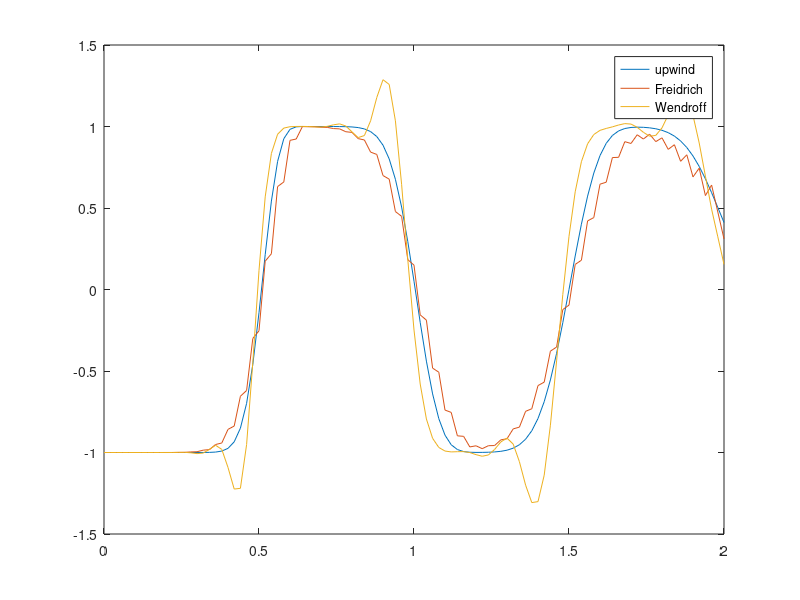

Recreate this plot in MATLAB. (Note: this script raises an error after producing the figure.)
%PART 1

%definiendum & definiens

BC = 2; % sätts till nummer av rand värde
x_max= 2; tau=1; t_max= 2*tau; N=100;  a=1;
sigm = 0.8; % sigma is the corrant number
% startar på 0 i index och går till

h_x = x_max/N;
h_t = (sigm/a) *  h_x;  

t_vec = 0:h_t:t_max;
x_vec = 0:h_x:x_max;

u = zeros(N+1,length(t_vec));

% boundary conditions

if BC == 1
    u(1,:) =  sin(2*pi*t_vec/tau);
elseif BC == 2
    for t = 1:(t_max/h_t+1)
        if mod(ceil(2*(t-1)*h_t/tau), 2) == 0  
            u(1, t) = -1;
        else 
            u(1, t) = 1;
        end
    end
else 
    "fel initail krav valt"
    return
end

% upwind
u_upwind= u ;

for t_i = 1:(t_max/h_t)
    for x_i = 2:(N+1)
        u_upwind(x_i,t_i+1)=(1-sigm)*u_upwind(x_i,t_i)...
            + sigm*u_upwind(x_i-1,t_i);
    end
end


figure(1)
up_plot=plot(x_vec,u_upwind(:,end));
%plot(x_vec,u(1,:))
hold on



% Lax-Fredrich
%första index är rum andra är tid
u_fred = u;

for t_i = 1:(t_max/h_t)
    for x_i = 2:N
        u_fred(x_i,t_i+1)=(u_fred(x_i-1,t_i)+u_fred(x_i+1,t_i))/2 ...
            -(sigm/2)*(u_fred(x_i+1,t_i) -u_fred(x_i-1,t_i));
    end
    u_fred(N+1,t_i+1)= 2*u_fred(N,t_i+1)-u_fred(N-1,t_i+1); 
end

fred_plot=plot(x_vec, u_fred(1:(N+1),end));
hold on

% Lax Wendroff
u_wen=u;

for t_i = 1:(t_max/h_t)
    for x_i = 2:N
        u_wen(x_i,t_i+1)= u_wen(x_i,t_i) ...
            -(sigm/2)*(u_wen(x_i+1,t_i) -u_wen(x_i-1,t_i))...
            +sigm^2/2*(u_wen(x_i+1,t_i) -2*u_wen(x_i,t_i)+u_wen(x_i-1,t_i));
    end
    u_wen(N+1,t_i+1)= 2*u_wen(N,t_i+1)-u_wen(N-1,t_i+1); 
end

wen_plot=plot(x_vec, u_wen(1:(N+1),end));
legend([up_plot, fred_plot, wen_plot],"upwind","Freidrich","Wendroff")


%% Part 2 !!! dododo !!!

% definiens definiedum
T_cool=10; T_hot=100; L=3; k=0.2; v=1;
t_max=5; x_max=L;

% The optimal solution 
% sigm = 1.0;
% h_x = 0.01;

sigm = 0.1;
h_x = 0.1;

% sigm = 0.8;
% h_x = 0.01;

% sigm = 0.8;
% h_x = 0.1/8;

% sigm = 0.2;
% h_x = 0.01;

% sigm = 0.5;
% h_x = 0.01;


N = x_max / h_x;
h_t = (sigm/v) *  h_x;
M = t_max / h_t;

t_vec = 0:h_t:t_max;
x_vec = 0:h_x:x_max;

u = zeros(N+1,M+1);
u(:,1)= T_cool;
% a)

for i=1:M+1
    if (i-1)*h_t<=0.5
        u(1,i)=T_cool+(T_hot-T_cool)*sin(pi*(i-1)*h_t);
    elseif (i-1)*h_t<=2
        u(1,i)=T_hot;
    else
        u(1,i)=T_hot+ T_cool*sin(4*pi*((i-1)*h_t-2));    
    end
end
% Upwind

u_upwind= u ;

for t_i = 1:(t_max/h_t)
    for x_i = 2:(N+1)
        u_upwind(x_i,t_i+1)=(1-sigm)*u_upwind(x_i,t_i)...
            + sigm*u_upwind(x_i-1,t_i)-h_t*(k*u_upwind(x_i,t_i)...
            -k*T_cool);
    end
end
figure
surf(t_vec,x_vec,u_upwind)


%Wendroff
u_wen=u;

for t_i = 1:(t_max/h_t)
    for x_i = 2:N
        u_wen(x_i,t_i+1)=u_wen(x_i,t_i) - sigm*(1-k*h_t)/2*(u_wen(x_i+1,t_i)...
            -u_wen(x_i-1,t_i))+ sigm^2/2*(u_wen(x_i+1,t_i)...
            -2*u_wen(x_i,t_i)+u_wen(x_i-1,t_i))...
            -h_t*(1-k*h_t/2)*(k*u_wen(x_i,t_i)-k*T_cool);
    end
    u_wen(N+1,t_i+1)= 2*u_wen(N,t_i+1)-u_wen(N-1,t_i+1); 
end
figure
surf(t_vec,x_vec,u_wen)

% %b)
figure(1)
up_plot_25 = plot(x_vec, u_upwind(:, floor(2.5/h_t + 1)));
hold on 
wen_plot_25 = plot(x_vec, u_wen(:, floor(2.5/h_t + 1)));
legend([up_plot_25, wen_plot_25], 'Upwind at t = 2.5', 'Wendroff at t = 2.5')
hold off

figure(2)
up_plot_5 = plot(x_vec, u_upwind(:, floor(5/h_t + 1)));
hold on 
wen_plot_5 = plot(x_vec, u_wen(:, floor(5/h_t + 1)));
legend([up_plot_5, wen_plot_5], 'Upwind at t = 5', 'Wendroff at t = 5')
